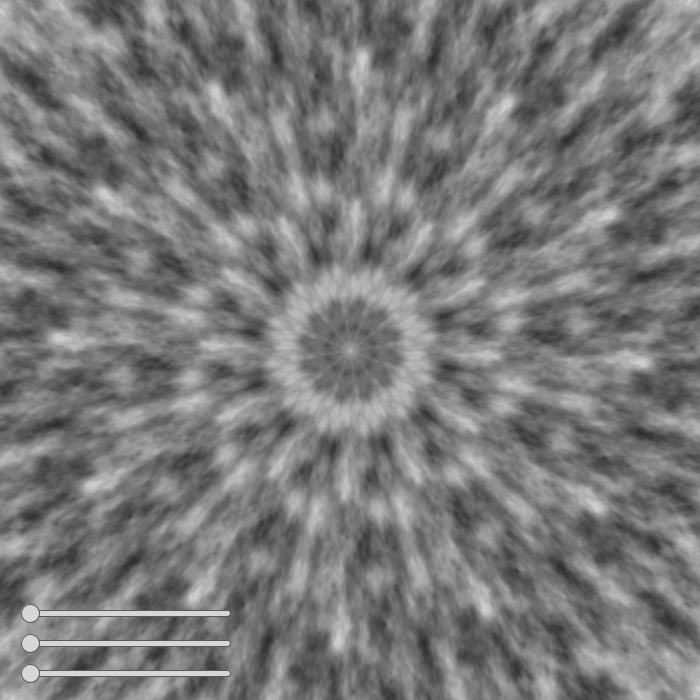
Frame 1 (no input)
Frame 60 (the mouse pressed at the canvas centre just before this capture): identical to frame 1, image omitted
Frame 120 (the mouse held since frame 60 and released just before this capture): identical to frame 1, image omitted

The Processing sketch that drew this single still picture (run headless with seeded random() and noise(); from frame 60 on, the mouse is pressed at the canvas centre):

// Processing sketch: RadialNoise
// ── RadialNoise.pde

float dists[][];
float trigPhis[][][];
float noises[][][];
Slider zoom;
Slider speed;
Slider shadesCount;

//thoght I might want to describe what happens here, but actually I got no idea
void setup() {
  size(700, 700);
  
  dists = new float[width][height];
  trigPhis = new float[width][height][2];
  noises = new float[width][height][3];
  
  for (int x = 0; x < width; x++) {
    for (int y = 0; y < height; y++) {
      float dx = x - width/2;
      float dy = y - height/2;
      
      float phi = (float) Math.atan2(dx, dy);
      float dist = sqrt(dx*dx + dy*dy);
      float segPhi = map(phi % segAngle, 0, segAngle, 0, TWO_PI);
      
      dists[x][y] = dist;
      
      trigPhis[x][y][0] = 0.5 + cos(segPhi);
      trigPhis[x][y][1] = 0.5 + sin(segPhi);
      
      noises[x][y][0] = dist / maxDist * trigPhis[x][y][0];
      noises[x][y][1] = dist / maxDist * trigPhis[x][y][1];
      noises[x][y][2] = dist / maxDist;
    }
  }
  
  zoom = createSlider(0.2, 1);
  speed = createSlider(0.0, 0.05);
  shadesCount = createSlider(2, 255, 1);
  
  noiseSeed(97);
  //genShadeees();
}

//void genShadeees() {
//  float next = 1;
//  int steps = 256;
  
//  for (float i = 1; i < steps; i++) {
//    float value = gauss(i / steps);
//    distribution.add((next + value)/2 * i/steps);
//    next = value;
//  }
  
//  float sum = 0;
//  int stepper = 0;
  
//  if (shadeeesCount % 2 == 0) {
//    shades.add(0f);
    
//    for (int i = 1; i < shadeeesCount / 2; i++) {  
//      while(sum < PI * i / shadeeesCount) {
//        sum += distribution.get(stepper);
//        stepper++;
//      }
//      shades.add(1f * i / steps);
//    }

//  }else {
//    for (int i = 0; i < (shadeeesCount+1) / 2; i++) {  
//      while(sum < PI * (i + 0.5) / shadeeesCount) {
//        sum += distribution.get(stepper);
//        stepper++;
//      }
//      shades.add(1f * i / steps);
//    }
//  }
//}

//float getVal(float x) {
//  for (float i : shades) {
//    if   
//  }
//}


ArrayList<Float> distribution = new ArrayList<Float>();
ArrayList<Float> shades = new ArrayList<Float>();
float shadeeesCount = 5;

int segments = 12;
float segAngle = TWO_PI / segments;

float maxDist = sqrt(width*width + height*height);
float time = 0;

void draw() {
  
  background(255);
  loadPixels();
  
  float slideXY = pow(TWO_PI, zoom.value);
  float slideZ = pow(TWO_PI, 1-zoom.value);
  time += speed.value;
  
  for (int x = 0; x < width; x++) {
    for (int y = 0; y < height; y++) {
            
      float noiseX = noises[x][y][0] / slideXY;
      float noiseY = noises[x][y][1] / slideXY;
      float noiseZ = noises[x][y][2] * slideZ - time;
       
      if (filterOn) {
        
        pixels[x + y*width] = color(round(noise(noiseX, noiseY, noiseZ)) * 255);
      }else{
        pixels[x + y*width] = color(map(noise(noiseX, noiseY, noiseZ), 0, 1, 0, 255));
      }
      
      //pixels[x + y*width] = color(map(noise(dist/100), 0, 1, 0, 255));
      //pixels[x + y*width] = color(map(noise(10f * x/width, 10f * y/height), 0, 1, 0, 255));
      //pixels[x + y*width] = color(1f * x/width*255, 0, 1f * y/height*255);
    }
  }
  updatePixels();
  drawSliders();
}

float gauss(float x) {
  return pow(exp(x), -2);
}

boolean filterOn = false;
void keyPressed() {
  if (key == 'x') {
    filterOn = !filterOn;
  }
}

// ── Slider.pde

/*
slider = createSlider(0, 100, 1); //slides from 0 to 100 in 1er steps
slider = createSlider(0, 1, -1);  //slides from 0 to 1 in how many steps the pixel resolution allows

drawSliders(); //call in draw method

*/
ArrayList<Slider> sliders = new ArrayList<Slider>();
Slider clickedSlider = null;

float sw = 200;
float sh = 6;
float offx = 5*sh;
float offy = 5*sh;

Slider createSlider() {
  Slider slider = new Slider(offx, -offy * (sliders.size() + 1), sw, sh);
  sliders.add(slider);
  return slider;
}

Slider createSlider(float min, float max) {
  return createSlider().setRange(min, max);
}

Slider createSlider(float min, float max, float step) {
  return createSlider().setRange(min, max, step);
}

void drawSliders() {
  
  for (Slider slider : sliders) {
    slider.display();
  }
}

@Override
void handleMouseEvent(MouseEvent event) {
  
  super.handleMouseEvent(event);
  
  if (event.getButton() != LEFT) {
    return;
  }
  
  switch(event.getAction()) {
    case MouseEvent.PRESS:
      for (Slider slider : sliders) {
        if (slider.contains(mouseX, mouseY)) {
          clickedSlider = slider;
          cursor(MOVE);
          break;
        }
      }
      break;
      
    case MouseEvent.RELEASE:
      clickedSlider = null;
      cursor(TEXT);
      break;
      
    case MouseEvent.DRAG:
      if (clickedSlider != null) {
        clickedSlider.drag(mouseX);
      }
  }
}

class Slider {
  
  float dx;
  float dy;
  float w;
  float h;
  float size;
  
  color fill = color(215);
  color stroke = color(90);
  
  float value = 0;
  float min = 0;
  float max = 10;
  float step = -1;
    
  Slider(float dx, float dy, float w, float h) {
    this.dx = dx;
    this.dy = dy;
    this.w = w;
    this.h = h;
    this.size = 2*h;
  }
  
  Slider setRange(float min, float max) {
    return setRange(min, max, this.step);
  }

  Slider setRange(float min, float max, float step) {
    this.min = min;
    this.max = max;
    this.step = Math.min(Math.abs(max-min), step);
    this.value = max(min, min(max, this.value));
    return this;
  }
  
  void drag(float mX) {
    
    float posX = getPosX();
    float targetX = max(posX, min(posX + w, mX));
    
    value = min + (targetX - posX) / w * (max - min);
    
    if (step > 0) {
      value = min(max, min + round((value - min) / step) * step);
    }
  }
  
  boolean contains(float x, float y) {
    float valueX = getPosX() + getValuePos();
    float valueY = getPosY() + h/2;    
        
    return
        x >= valueX - 2*h && x < valueX + 2*h &&
        y >= valueY - 2*h && x < valueY + 2*h;
  }
  
  float getPosX() {
    return dx + (dx < 0 ? width : 0);
  }
  
  float getPosY() {
    return dy + (dy < 0 ? height : 0);
  }
  
  float getValuePos() {
    return max(0, min(1, (value - min) / (max - min))) * w;
  }
  
  void display() { 
    float posX = getPosX();
    float posY = getPosY();
    
    fill(fill);
    stroke(stroke);
    rect(posX, posY, w, h, h);
    ellipse(posX + getValuePos(), posY + h/2, 3*h, 3*h);
  }
}
